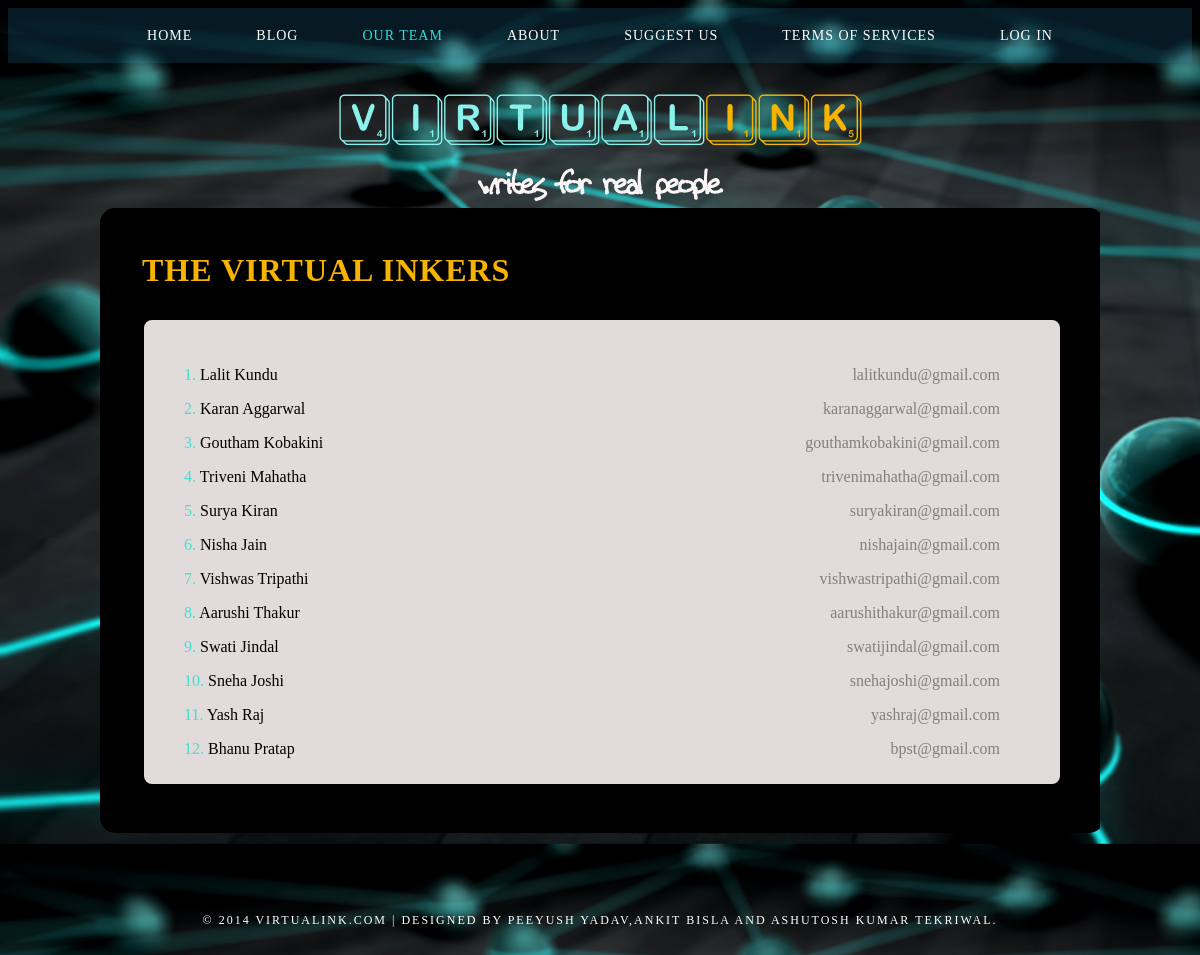
The app's page /team.php with its own data.
### tables this page shows
CREATE TABLE IF NOT EXISTS `mem_info` (
`uid` int(10) NOT NULL,
  `email` varchar(50) NOT NULL,
  `fname` varchar(50) NOT NULL,
  `lname` varchar(50) NOT NULL,
  `dob` varchar(50) NOT NULL,
  `gender` varchar(50) NOT NULL
);

### team.php (the view, shortened to what this page needs)
<?php
include('db_connect.php');
$team = $db->prepare("SELECT uid,fname,lname,email FROM mem_info");
$team->execute();
$team->bind_result($myid,$fname,$lname,$email);
?>
<!DOCTYPE html PUBLIC "-//W3C//DTD XHTML 1.0 Transitional//EN" "http://www.w3.org/TR/xhtml1/DTD/xhtml1-transitional.dtd">
<link href="styles.css" rel="stylesheet" type="text/css"/>
</head>
<body>
<body>
<div id="menu-wrapper">
	<div id="menu">
		<ul>
			<li><a href="index.php">Home</a></li>
			<li><a href="blog.php">Blog</a></li>
			<li class="current_page_item"><a href="team.php">Our Team</a></li>
			<li><a href="about.php">About</a></li>
			<li><a href="suggest.php">Suggest Us</a></li>
			<li><a href="terms.php">Terms of Services</a></li>
			<?php
						if(isset($_SESSION['uid']))
						{
						echo "<li><a href='dashboard.php' >Dashboard</a></li>";
						echo "<li><a href='logout.php' >Log Out</a></li>";
						}
						else
						echo "<li><a href='login.php'>Log In</a></li>";
					?>
		</ul>
	</div>
</div>
<div id="header-wrapper">
	<div id="header">
		<div id="logo">
			<h1>Virtual<span>Ink</span></h1>
			<p>writes for real people </p>
		</div>
	</div>
</div>
<div id="wrapper">
	<div id="page">
		<div id="content">
			<div class="post">
				<h2 class="title" ><a href="#">The <span style = "color:#F6B300;">Virtual</span> Inkers</a></h2><br />
				<div style="background:#E1DBDB; border-radius:10px; border:2px solid black; padding: 30px 60px 10px 40px">
					<?php
					$i=1;
						while($team->fetch())
						{
							echo "<p><span style=''>$i. <a href='author_blog.php?id=$myid' style='color:black'>$fname $lname</a></span><span style='float:right;color:grey'>$email</span></p>";
							$i++;
						}
					?>
				</div>
			</div>
		</div>
	</div>
</div>
<div id="footer">
	<p>&copy; 2014 VirtualInk.com | Designed by Peeyush Yadav,Ankit Bisla and Ashutosh Kumar Tekriwal.</p>
</div>
</body>
</html>

### styles.css (style rules this page uses)
body { background: #E5D7CC url(images/cc.jpg) ; background-size: 1350px; }
h1, h2, h3 { margin: 0px; padding: 0px; letter-spacing: -2px; text-transform: uppercase; font-family: Times; font-weight: normal; color: #F6B300; }
h1 { font-size: 2em; }
h2 { letter-spacing: 1px; font-size: 2.4em; }
a { text-decoration: none; color: #F6B300; }
#menu-wrapper { overflow: hidden; height: 56px; }
#menu { height: 55px; margin: 0px auto; padding: 0px; background: rgba(40, 137, 187, 0.19); }
#menu ul { margin: 0; padding: 0px 0px 0px 0px; list-style: none; line-height: normal; text-align: center; }
#menu li { display: inline-block; }
#menu a { display: block; letter-spacing: 1px; margin: 0px 10px; line-height: 55px; padding: 0 20px; text-decoration: none; text-align: center; text-transform: uppercase; font-family: Times; font-size: 14px; font-weight: normal; color: #FFFFFF; border: none; }
#menu a:hover, #menu .current_page_item a { text-decoration: none; color: #2BE0D9; }
#header { width: 1000px; margin: 0px auto; }
#logo { margin: 0px; padding: 30px 0px 0px; color: #000000; }
#logo h1, #logo p { margin: 0; padding: 0; }
#logo h1 { margin: 0px; padding: 0px; text-align: center; text-transform: lowercase; font-size: 50px; font-family: myfont; font-weight: 400; color: #8AF2EA; }
#logo h1 span { color: #F6B300; }
#logo p { margin-top: +0.5em; padding: 0px; text-align: center; font-family: tallpaul; font-size: 40px; font-weight: bold; color: #FCF6F6; }
#wrapper { overflow: hidden; padding-bottom: 40px; }
#page { overflow: hidden; width: 1000px; margin: 0px auto; }
#content { float: left; width: 1000px; background: black; border:2px solid; border-radius: 15px; overflow: hidden; }
.post { margin-bottom: 15px; padding: 30px 40px; background-color: black; color: turquoise; }
.post .title { height: 38px; margin-bottom: 10px; padding: 12px 0 0 0px; font-size: 32px; font-weight: bold; }
.post .title a { border: none; color: #F6B300; }
#footer { height: 150px; margin: 0 auto; padding: 0px 0 15px 0; font-family: 'Times; }
#footer p { margin: 0; padding-top: 40px; line-height: normal; font-size: 12px; letter-spacing: 2px; text-transform: uppercase; text-align: center; color: #FFFFFF; }

### records on screen
mem_info: fname "Lalit", lname "Kundu", email "lalitkundu@gmail.com"
mem_info: fname "Karan", lname "Aggarwal", email "karanaggarwal@gmail.com"
mem_info: fname "Goutham", lname "Kobakini", email "gouthamkobakini@gmail.com"
mem_info: fname "Triveni", lname "Mahatha", email "trivenimahatha@gmail.com"
mem_info: fname "Surya", lname "Kiran", email "suryakiran@gmail.com"
mem_info: fname "Nisha", lname "Jain", email "nishajain@gmail.com"
mem_info: fname "Vishwas", lname "Tripathi", email "vishwastripathi@gmail.com"
mem_info: fname "Aarushi", lname "Thakur", email "aarushithakur@gmail.com"
mem_info: fname "Swati", lname "Jindal", email "swatijindal@gmail.com"
mem_info: fname "Sneha", lname "Joshi", email "snehajoshi@gmail.com"
mem_info: fname "Yash", lname "Raj", email "yashraj@gmail.com"
mem_info: fname "Bhanu", lname "Pratap", email "bpst@gmail.com"
